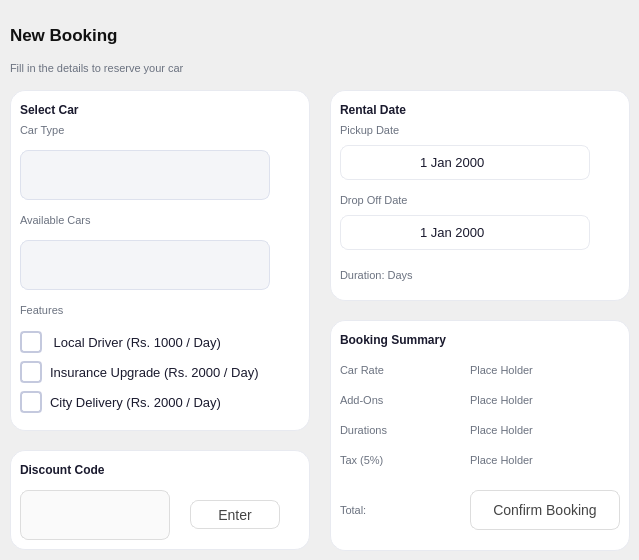
   <widget class="QWidget" name="newBookingPage">
    <widget class="QLabel" name="label_6">
     <property name="geometry">
      <rect>
       <x>10</x>
       <y>10</y>
       <width>200</width>
       <height>50</height>
      </rect>
     </property>
     <property name="styleSheet">
      <string notr="true">font-size: 17px;
font-weight: bold;
color: #111111;
background: transparent;
font-family: Segoe UI;
border: none;
</string>
     </property>
     <property name="text">
      <string>New Booking</string>
     </property>
    </widget>
    <widget class="QLabel" name="dashboardType_2">
     <property name="geometry">
      <rect>
       <x>10</x>
       <y>60</y>
       <width>400</width>
       <height>16</height>
      </rect>
     </property>
     <property name="styleSheet">
      <string notr="true">font-size: 11px;
color: #6B7280;
background: transparent;
border: none;</string>
     </property>
     <property name="text">
      <string>Fill in the details to reserve your car</string>
     </property>
    </widget>
    <widget class="QWidget" name="widget_6" native="true">
     <property name="geometry">
      <rect>
       <x>10</x>
       <y>90</y>
       <width>300</width>
       <height>341</height>
      </rect>
     </property>
     <property name="styleSheet">
      <string notr="true">border: 1px solid #e8eaf0;
border-radius: 15px;
background: white;
outline: none;
color: #1a1a2e;</string>
     </property>
     <widget class="QLabel" name="label_7">
      <property name="geometry">
       <rect>
        <x>10</x>
        <y>10</y>
        <width>150</width>
        <height>20</height>
       </rect>
      </property>
      <property name="styleSheet">
       <string notr="true">font-weight:bold;
border:none;
outline:none;</string>
      </property>
      <property name="text">
       <string>Select Car</string>
      </property>
     </widget>
     <widget class="QLabel" name="label_8">
      <property name="geometry">
       <rect>
        <x>10</x>
        <y>30</y>
        <width>150</width>
        <height>20</height>
       </rect>
      </property>
      <property name="styleSheet">
       <string notr="true">font-size: 11px;
color: #6B7280;
background: transparent;
border: none;</string>
      </property>
      <property name="text">
       <string>Car Type</string>
      </property>
     </widget>
     <widget class="QComboBox" name="typeBooking">
      <property name="geometry">
       <rect>
        <x>10</x>
        <y>60</y>
        <width>250</width>
        <height>50</height>
       </rect>
      </property>
      <property name="styleSheet">
       <string notr="true">QComboBox {
    background: #f4f5f8;
    color: #1a1a2e;
    border: 1px solid #dde1ed;
    border-radius: 8px;
    padding: 0 12px;
    font-size: 13px;
    height: 36px;
}
QComboBox:hover {
 border-color: #3b4fd8; 
}
QComboBox::drop-down { 
border: none; width: 24px; 
}
QComboBox QAbstractItemView {
    background: white;
    border: 1px solid #dde1ed;
    border-radius: 6px;
    color: #1a1a2e;
    selection-background-color: #eef0fb;
    selection-color: #3b4fd8;
}</string>
      </property>
     </widget>
     <widget class="QLabel" name="label_9">
      <property name="geometry">
       <rect>
        <x>10</x>
        <y>120</y>
        <width>150</width>
        <height>20</height>
       </rect>
      </property>
      <property name="styleSheet">
       <string notr="true">font-size: 11px;
color: #6B7280;
background: transparent;
border: none;</string>
      </property>
      <property name="text">
       <string>Available Cars</string>
      </property>
     </widget>
     <widget class="QComboBox" name="carBooking">
      <property name="geometry">
       <rect>
        <x>10</x>
        <y>150</y>
        <width>250</width>
        <height>50</height>
       </rect>
      </property>
      <property name="styleSheet">
       <string notr="true">QComboBox {
    background: #f4f5f8;
    color: #1a1a2e;
    border: 1px solid #dde1ed;
    border-radius: 8px;
    padding: 0 12px;
    font-size: 13px;
    height: 36px;
}
QComboBox:hover {
 border-color: #3b4fd8; 
}
QComboBox::drop-down { 
border: none; width: 24px; 
}
QComboBox QAbstractItemView {
    background: white;
    border: 1px solid #dde1ed;
    border-radius: 6px;
    color: #1a1a2e;
    selection-background-color: #eef0fb;
    selection-color: #3b4fd8;
}</string>
      </property>
     </widget>
     <widget class="QLabel" name="label_10">
      <property name="geometry">
       <rect>
        <x>10</x>
        <y>210</y>
        <width>150</width>
        <height>20</height>
       </rect>
      </property>
      <property name="styleSheet">
       <string notr="true">font-size: 11px;
color: #6B7280;
background: transparent;
border: none;</string>
      </property>
      <property name="text">
       <string>Features</string>
      </property>
     </widget>
     <widget class="QCheckBox" name="driverCheck">
      <property name="geometry">
       <rect>
        <x>10</x>
        <y>240</y>
        <width>250</width>
        <height>25</height>
       </rect>
      </property>
      <property name="styleSheet">
       <string notr="true">QCheckBox {
    color: #1a1a2e;
    font-size: 13px;
    spacing: 8px;
    outline:none;
    border:none;
}

QCheckBox::indicator {
    width: 18px;
    height: 18px;
    border: 2px solid #c4c9de;
    border-radius: 4px;
    background: #ffffff;
}

QCheckBox::indicator:hover {
    border-color: #3b4fd8;
}

QCheckBox::indicator:checked {
    background: #3b4fd8;
    border-color: #3b4fd8;
    image: url(:/images/checkmark.png);
}

QCheckBox::indicator:checked:hover {
    background: #2d3fc7;
    border-color: #2d3fc7;
    image: url(:/images/checkmark.png);
}

QCheckBox:disabled {
    color: #c4c9de;
}

QCheckBox::indicator:disabled {
    border-color: #e8eaf0;
    background: #f4f5f8;
}</string>
      </property>
      <property name="text">
       <string> Local Driver (Rs. 1000 / Day)</string>
      </property>
     </widget>
     <widget class="QCheckBox" name="insuranceCheck">
      <property name="geometry">
       <rect>
        <x>10</x>
        <y>270</y>
        <width>250</width>
        <height>25</height>
       </rect>
      </property>
      <property name="styleSheet">
       <string notr="true">QCheckBox {
    color: #1a1a2e;
    font-size: 13px;
    spacing: 8px;
    outline:none;
    border:none;
}

QCheckBox::indicator {
    width: 18px;
    height: 18px;
    border: 2px solid #c4c9de;
    border-radius: 4px;
    background: #ffffff;
}

QCheckBox::indicator:hover {
    border-color: #3b4fd8;
}

QCheckBox::indicator:checked {
    background: #3b4fd8;
    border-color: #3b4fd8;
    image: url(:/images/checkmark.png);
}

QCheckBox::indicator:checked:hover {
    background: #2d3fc7;
    border-color: #2d3fc7;
    image: url(:/images/checkmark.png);
}

QCheckBox:disabled {
    color: #c4c9de;
}

QCheckBox::indicator:disabled {
    border-color: #e8eaf0;
    background: #f4f5f8;
}</string>
      </property>
      <property name="text">
       <string>Insurance Upgrade (Rs. 2000 / Day)</string>
      </property>
     </widget>
     <widget class="QCheckBox" name="deliveryCheck">
      <property name="geometry">
       <rect>
        <x>10</x>
        <y>300</y>
        <width>250</width>
        <height>25</height>
       </rect>
      </property>
      <property name="styleSheet">
       <string notr="true">QCheckBox {
    color: #1a1a2e;
    font-size: 13px;
    spacing: 8px;
    outline:none;
    border:none;
}

QCheckBox::indicator {
    width: 18px;
    height: 18px;
    border: 2px solid #c4c9de;
    border-radius: 4px;
    background: #ffffff;
}

QCheckBox::indicator:hover {
    border-color: #3b4fd8;
}

QCheckBox::indicator:checked {
    background: #3b4fd8;
    border-color: #3b4fd8;
    image: url(:/images/checkmark.png);
}

QCheckBox::indicator:checked:hover {
    background: #2d3fc7;
    border-color: #2d3fc7;
    image: url(:/images/checkmark.png);
}

QCheckBox:disabled {
    color: #c4c9de;
}

QCheckBox::indicator:disabled {
    border-color: #e8eaf0;
    background: #f4f5f8;
}</string>
      </property>
      <property name="text">
       <string>City Delivery (Rs. 2000 / Day)</string>
      </property>
     </widget>
    </widget>
    <widget class="QWidget" name="widget_7" native="true">
     <property name="geometry">
      <rect>
       <x>330</x>
       <y>90</y>
       <width>300</width>
       <height>211</height>
      </rect>
     </property>
     <property name="styleSheet">
      <string notr="true">border: 1px solid #e8eaf0;
border-radius: 15px;
background: white;
outline: none;
color: #1a1a2e;</string>
     </property>
     <widget class="QLabel" name="label_12">
      <property name="geometry">
       <rect>
        <x>10</x>
        <y>10</y>
        <width>150</width>
        <height>20</height>
       </rect>
      </property>
      <property name="styleSheet">
       <string notr="true">font-weight:bold;
border:none;
outline:none;</string>
      </property>
      <property name="text">
       <string>Rental Date</string>
      </property>
     </widget>
     <widget class="QLabel" name="label_13">
      <property name="geometry">
       <rect>
        <x>10</x>
        <y>30</y>
        <width>150</width>
        <height>20</height>
       </rect>
      </property>
      <property name="styleSheet">
       <string notr="true">font-size: 11px;
color: #6B7280;
background: transparent;
border: none;</string>
      </property>
      <property name="text">
       <string>Pickup Date</string>
      </property>
     </widget>
     <widget class="QDateEdit" name="pickupDate">
      <property name="geometry">
       <rect>
        <x>10</x>
        <y>55</y>
        <width>250</width>
        <height>35</height>
       </rect>
      </property>
      <property name="styleSheet">
       <string notr="true">QDateEdit {
    background: #ffffff;
    border: 1px solid #e8eaf0;
    border-radius: 8px;
    padding: 8px 12px;
    font-size: 13px;
    color: #1a1a2e;
}

QDateEdit:hover {
    border-color: #3b4fd8;
}

QDateEdit:focus {
    border-color: #3b4fd8;
    outline: none;
}

QDateEdit::drop-down {
    border: none;
    width: 24px;
}

QCalendarWidget QAbstractItemView {
    background: #ffffff;
    color: #1a1a2e;
    selection-background-color: #3b4fd8;
    selection-color: #ffffff;
    border: none;
    font-size: 13px;
}

QCalendarWidget QAbstractItemView:disabled {
    color: #c4c9de;
}

QCalendarWidget QWidget#qt_calendar_navigationbar {
    background: #f4f5f8;
    border-bottom: 1px solid #e8eaf0;
    padding: 4px;
}

QCalendarWidget QToolButton {
    background: transparent;
    color: #1a1a2e;
    font-size: 13px;
    font-weight: 600;
    border: none;
    border-radius: 6px;
    padding: 4px 8px;
}

QCalendarWidget QToolButton:hover {
    background: #eef0fb;
    color: #3b4fd8;
}

QCalendarWidget QSpinBox {
    background: transparent;
    border: none;
    color: #1a1a2e;
    font-size: 13px;
}

QCalendarWidget QAbstractItemView QTableView {
    background: #ffffff;
    alternate-background-color: #fafafa;
}
QDateEdit::drop-down {
    border: none;
    width: 24px;
}

QDateEdit::down-arrow {
    image: url(:/images/calendar.png);
    width: 16px;
    height: 16px;
}</string>
      </property>
      <property name="alignment">
       <set>Qt::AlignmentFlag::AlignCenter</set>
      </property>
      <property name="buttonSymbols">
       <enum>QAbstractSpinBox::ButtonSymbols::NoButtons</enum>
      </property>
      <property name="calendarPopup">
       <bool>true</bool>
      </property>
     </widget>
     <widget class="QLabel" name="label_14">
      <property name="geometry">
       <rect>
        <x>10</x>
        <y>100</y>
        <width>150</width>
        <height>20</height>
       </rect>
      </property>
      <property name="styleSheet">
       <string notr="true">font-size: 11px;
color: #6B7280;
background: transparent;
border: none;</string>
      </property>
      <property name="text">
       <string>Drop Off Date</string>
      </property>
     </widget>
     <widget class="QDateEdit" name="dropOffDate">
      <property name="geometry">
       <rect>
        <x>10</x>
        <y>125</y>
        <width>250</width>
        <height>35</height>
       </rect>
      </property>
      <property name="styleSheet">
       <string notr="true">QDateEdit {
    background: #ffffff;
    border: 1px solid #e8eaf0;
    border-radius: 8px;
    padding: 8px 12px;
    font-size: 13px;
    color: #1a1a2e;
}

QDateEdit:hover {
    border-color: #3b4fd8;
}

QDateEdit:focus {
    border-color: #3b4fd8;
    outline: none;
}

QDateEdit::drop-down {
    border: none;
    width: 24px;
}

QCalendarWidget QAbstractItemView {
    background: #ffffff;
    color: #1a1a2e;
    selection-background-color: #3b4fd8;
    selection-color: #ffffff;
    border: none;
    font-size: 13px;
}

QCalendarWidget QAbstractItemView:disabled {
    color: #c4c9de;
}

QCalendarWidget QWidget#qt_calendar_navigationbar {
    background: #f4f5f8;
    border-bottom: 1px solid #e8eaf0;
    padding: 4px;
}

QCalendarWidget QToolButton {
    background: transparent;
    color: #1a1a2e;
    font-size: 13px;
    font-weight: 600;
    border: none;
    border-radius: 6px;
    padding: 4px 8px;
}

QCalendarWidget QToolButton:hover {
    background: #eef0fb;
    color: #3b4fd8;
}

QCalendarWidget QSpinBox {
    background: transparent;
    border: none;
    color: #1a1a2e;
    font-size: 13px;
}

QCalendarWidget QAbstractItemView QTableView {
    background: #ffffff;
    alternate-background-color: #fafafa;
}
QDateEdit::drop-down {
    border: none;
    width: 24px;
}

QDateEdit::down-arrow {
    image: url(:/images/calendar.png);
    width: 16px;
    height: 16px;
}</string>
      </property>
      <property name="alignment">
       <set>Qt::AlignmentFlag::AlignCenter</set>
      </property>
      <property name="calendarPopup">
       <bool>true</bool>
      </property>
     </widget>
     <widget class="QLabel" name="durationLabel">
      <property name="geometry">
       <rect>
        <x>10</x>
        <y>175</y>
        <width>200</width>
        <height>20</height>
       </rect>
      </property>
      <property name="styleSheet">
       <string notr="true">font-size: 11px;
color: #6B7280;
background: transparent;
border: none;</string>
      </property>
      <property name="text">
       <string>Duration: Days</string>
      </property>
     </widget>
    </widget>
    <widget class="QWidget" name="widget_8" native="true">
     <property name="geometry">
      <rect>
       <x>330</x>
       <y>320</y>
       <width>300</width>
       <height>231</height>
      </rect>
     </property>
     <property name="styleSheet">
      <string notr="true">border: 1px solid #e8eaf0;
border-radius: 15px;
background: white;
outline: none;
color: #1a1a2e;</string>
     </property>
     <widget class="QLabel" name="label_16">
      <property name="geometry">
       <rect>
        <x>10</x>
        <y>10</y>
        <width>150</width>
        <height>20</height>
       </rect>
      </property>
      <property name="styleSheet">
       <string notr="true">font-weight:bold;
border:none;
outline:none;</string>
      </property>
      <property name="text">
       <string>Booking Summary</string>
      </property>
     </widget>
     <widget class="QLabel" name="label_17">
      <property name="geometry">
       <rect>
        <x>10</x>
        <y>40</y>
        <width>121</width>
        <height>20</height>
       </rect>
      </property>
      <property name="styleSheet">
       <string notr="true">font-size: 11px;
color: #6B7280;
background: transparent;
border: none;</string>
      </property>
      <property name="text">
       <string>Car Rate</string>
      </property>
     </widget>
     <widget class="QLabel" name="label_18">
      <property name="geometry">
       <rect>
        <x>10</x>
        <y>70</y>
        <width>111</width>
        <height>20</height>
       </rect>
      </property>
      <property name="styleSheet">
       <string notr="true">font-size: 11px;
color: #6B7280;
background: transparent;
border: none;</string>
      </property>
      <property name="text">
       <string>Add-Ons</string>
      </property>
     </widget>
     <widget class="QLabel" name="label_19">
      <property name="geometry">
       <rect>
        <x>10</x>
        <y>100</y>
        <width>101</width>
        <height>20</height>
       </rect>
      </property>
      <property name="styleSheet">
       <string notr="true">font-size: 11px;
color: #6B7280;
background: transparent;
border: none;</string>
      </property>
      <property name="text">
       <string>Durations</string>
      </property>
     </widget>
     <widget class="QLabel" name="label_20">
      <property name="geometry">
       <rect>
        <x>10</x>
        <y>130</y>
        <width>101</width>
        <height>20</height>
       </rect>
      </property>
      <property name="styleSheet">
       <string notr="true">font-size: 11px;
color: #6B7280;
background: transparent;
border: none;</string>
      </property>
      <property name="text">
       <string>Tax (5%)</string>
      </property>
     </widget>
     <widget class="QPushButton" name="confirmBtn">
      <property name="geometry">
       <rect>
        <x>140</x>
        <y>170</y>
        <width>150</width>
        <height>40</height>
       </rect>
      </property>
      <property name="styleSheet">
       <string notr="true">background-color: #ffffff;
color: #444444;
border: 1px solid #dddddd;
border-radius: 8px;
font-size: 14px;</string>
      </property>
      <property name="text">
       <string>Confirm Booking</string>
      </property>
     </widget>
     <widget class="QLabel" name="priceSummaryLabel">
      <property name="geometry">
       <rect>
        <x>140</x>
        <y>40</y>
        <width>150</width>
        <height>20</height>
       </rect>
      </property>
      <property name="styleSheet">
       <string notr="true">font-size: 11px;
color: #6B7280;
background: transparent;
border: none;</string>
      </property>
      <property name="text">
       <string>Place Holder</string>
      </property>
     </widget>
     <widget class="QLabel" name="addOnLabel">
      <property name="geometry">
       <rect>
        <x>140</x>
        <y>70</y>
        <width>150</width>
        <height>20</height>
       </rect>
      </property>
      <property name="styleSheet">
       <string notr="true">font-size: 11px;
color: #6B7280;
background: transparent;
border: none;</string>
      </property>
      <property name="text">
       <string>Place Holder</string>
      </property>
     </widget>
     <widget class="QLabel" name="durationLabelSummary">
      <property name="geometry">
       <rect>
        <x>140</x>
        <y>100</y>
        <width>150</width>
        <height>20</height>
       </rect>
      </property>
      <property name="styleSheet">
       <string notr="true">font-size: 11px;
color: #6B7280;
background: transparent;
border: none;</string>
      </property>
      <property name="text">
       <string>Place Holder</string>
      </property>
     </widget>
     <widget class="QLabel" name="taxLabel">
      <property name="geometry">
       <rect>
        <x>140</x>
        <y>130</y>
        <width>150</width>
        <height>20</height>
       </rect>
      </property>
      <property name="styleSheet">
       <string notr="true">font-size: 11px;
color: #6B7280;
background: transparent;
border: none;</string>
      </property>
      <property name="text">
       <string>Place Holder</string>
      </property>
     </widget>
     <widget class="QLabel" name="totalPriceLabel">
      <property name="geometry">
       <rect>
        <x>10</x>
        <y>180</y>
        <width>100</width>
        <height>20</height>
       </rect>
      </property>
      <property name="styleSheet">
       <string notr="true">font-size: 11px;
color: #6B7280;
background: transparent;
border: none;</string>
      </property>
      <property name="text">
       <string>Total:</string>
      </property>
     </widget>
    </widget>
    <widget class="QWidget" name="widget_9" native="true">
     <property name="geometry">
      <rect>
       <x>10</x>
       <y>450</y>
       <width>300</width>
       <height>100</height>
      </rect>
     </property>
     <property name="styleSheet">
      <string notr="true">border: 1px solid #e8eaf0;
border-radius: 15px;
background: white;
outline: none;
color: #1a1a2e;</string>
     </property>
     <widget class="QLabel" name="label_11">
      <property name="geometry">
       <rect>
        <x>10</x>
        <y>10</y>
        <width>150</width>
        <height>20</height>
       </rect>
      </property>
      <property name="styleSheet">
       <string notr="true">font-weight:bold;
border:none;
outline:none;</string>
      </property>
      <property name="text">
       <string>Discount Code</string>
      </property>
     </widget>
     <widget class="QLineEdit" name="discountEdit">
      <property name="geometry">
       <rect>
        <x>10</x>
        <y>40</y>
        <width>150</width>
        <height>50</height>
       </rect>
      </property>
      <property name="styleSheet">
       <string notr="true">background-color: #fafafa;
border: 1px solid #dddddd;
border-radius: 8px;
padding: 10px 14px;
font-size: 14px;
color: #1a1a2e;</string>
      </property>
     </widget>
     <widget class="QPushButton" name="discountBtn">
      <property name="geometry">
       <rect>
        <x>180</x>
        <y>50</y>
        <width>90</width>
        <height>29</height>
       </rect>
      </property>
      <property name="styleSheet">
       <string notr="true">background-color: #ffffff;
color: #444444;
border: 1px solid #dddddd;
border-radius: 8px;
font-size: 14px;</string>
      </property>
      <property name="text">
       <string>Enter</string>
      </property>
     </widget>
    </widget>
   </widget>
